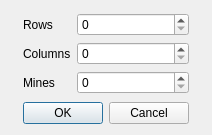
<?xml version="1.0" encoding="UTF-8"?>
<ui version="4.0">
 <class>CustomDialog</class>
 <widget class="QDialog" name="CustomDialog">
  <property name="windowModality">
   <enum>Qt::ApplicationModal</enum>
  </property>
  <property name="geometry">
   <rect>
    <x>0</x>
    <y>0</y>
    <width>212</width>
    <height>135</height>
   </rect>
  </property>
  <property name="windowTitle">
   <string>Custom Game</string>
  </property>
  <layout class="QHBoxLayout" name="horizontalLayout">
   <item>
    <spacer name="horizontalSpacer">
     <property name="orientation">
      <enum>Qt::Horizontal</enum>
     </property>
     <property name="sizeHint" stdset="0">
      <size>
       <width>61</width>
       <height>20</height>
      </size>
     </property>
    </spacer>
   </item>
   <item>
    <layout class="QVBoxLayout" name="verticalLayout">
     <item>
      <spacer name="verticalSpacer_2">
       <property name="orientation">
        <enum>Qt::Vertical</enum>
       </property>
       <property name="sizeHint" stdset="0">
        <size>
         <width>20</width>
         <height>40</height>
        </size>
       </property>
      </spacer>
     </item>
     <item>
      <layout class="QFormLayout" name="formLayout">
       <item row="0" column="0">
        <widget class="QLabel" name="rowLabel">
         <property name="text">
          <string>Rows</string>
         </property>
        </widget>
       </item>
       <item row="0" column="1">
        <widget class="QSpinBox" name="rowValue"/>
       </item>
       <item row="1" column="0">
        <widget class="QLabel" name="colLabel">
         <property name="text">
          <string>Columns</string>
         </property>
        </widget>
       </item>
       <item row="1" column="1">
        <widget class="QSpinBox" name="colValue"/>
       </item>
       <item row="2" column="0">
        <widget class="QLabel" name="mineLabel">
         <property name="text">
          <string>Mines</string>
         </property>
        </widget>
       </item>
       <item row="2" column="1">
        <widget class="QSpinBox" name="mineValue"/>
       </item>
      </layout>
     </item>
     <item>
      <spacer name="verticalSpacer">
       <property name="orientation">
        <enum>Qt::Vertical</enum>
       </property>
       <property name="sizeHint" stdset="0">
        <size>
         <width>20</width>
         <height>40</height>
        </size>
       </property>
      </spacer>
     </item>
     <item>
      <widget class="QDialogButtonBox" name="buttonBox">
       <property name="orientation">
        <enum>Qt::Horizontal</enum>
       </property>
       <property name="standardButtons">
        <set>QDialogButtonBox::Cancel|QDialogButtonBox::Ok</set>
       </property>
       <property name="centerButtons">
        <bool>true</bool>
       </property>
      </widget>
     </item>
    </layout>
   </item>
   <item>
    <spacer name="horizontalSpacer_2">
     <property name="orientation">
      <enum>Qt::Horizontal</enum>
     </property>
     <property name="sizeHint" stdset="0">
      <size>
       <width>61</width>
       <height>20</height>
      </size>
     </property>
    </spacer>
   </item>
  </layout>
 </widget>
 <resources/>
 <connections>
  <connection>
   <sender>buttonBox</sender>
   <signal>accepted()</signal>
   <receiver>CustomDialog</receiver>
   <slot>accept()</slot>
   <hints>
    <hint type="sourcelabel">
     <x>248</x>
     <y>254</y>
    </hint>
    <hint type="destinationlabel">
     <x>157</x>
     <y>274</y>
    </hint>
   </hints>
  </connection>
  <connection>
   <sender>buttonBox</sender>
   <signal>rejected()</signal>
   <receiver>CustomDialog</receiver>
   <slot>reject()</slot>
   <hints>
    <hint type="sourcelabel">
     <x>316</x>
     <y>260</y>
    </hint>
    <hint type="destinationlabel">
     <x>286</x>
     <y>274</y>
    </hint>
   </hints>
  </connection>
 </connections>
</ui>
